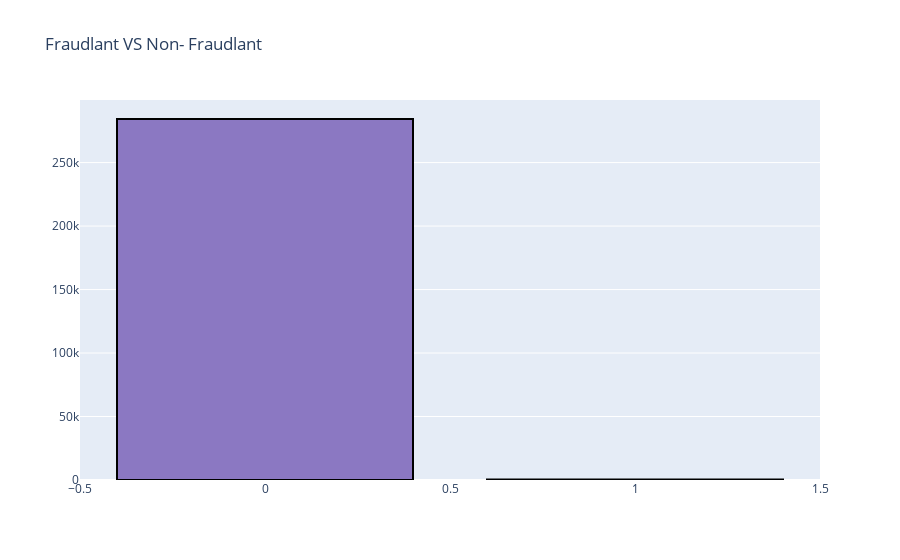

The notebook cell saved with this chart:
### Markdown cell above
<a id="3.2"></a>
<font color="blue" size=+2.5><b> Target Variable Analysis </b></font>

### Code cell
species_count = train['Class'].value_counts()
data = [go.Bar(
    x = species_count.index,
    y = species_count.values,
    marker = dict(color = random_colors(3),line=dict(color='#000000', width=2))
)]

layout = go.Layout(
   {
      "title":"Fraudlant VS Non- Fraudlant",
   }
)

fig = go.Figure(data=data,layout = layout)
iplot(fig)

### Figure 1 — Plotly figure (JSON) as saved in the notebook; plotly's stock layout.template omitted (floating-point values rounded to 4 significant figures)
{"data": [{"marker": {"color": ["#8B78C2", "#6FEB2A", "#B3C540"], "line": {"color": "#000000", "width": 2}}, "type": "bar", "x": [0, 1], "y": [284315, 492]}], "layout": {"title": {"text": "Fraudlant VS Non- Fraudlant"}}}
